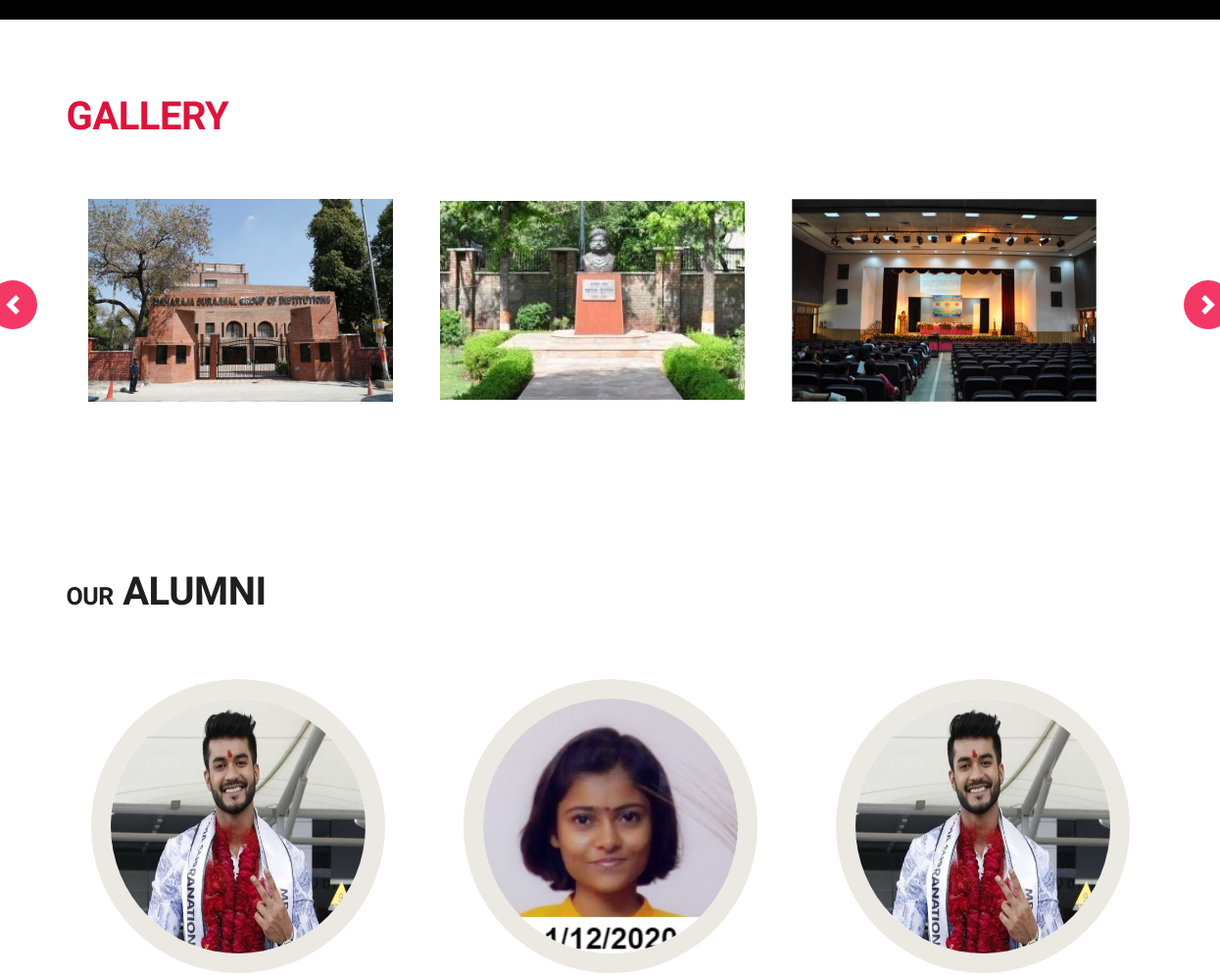
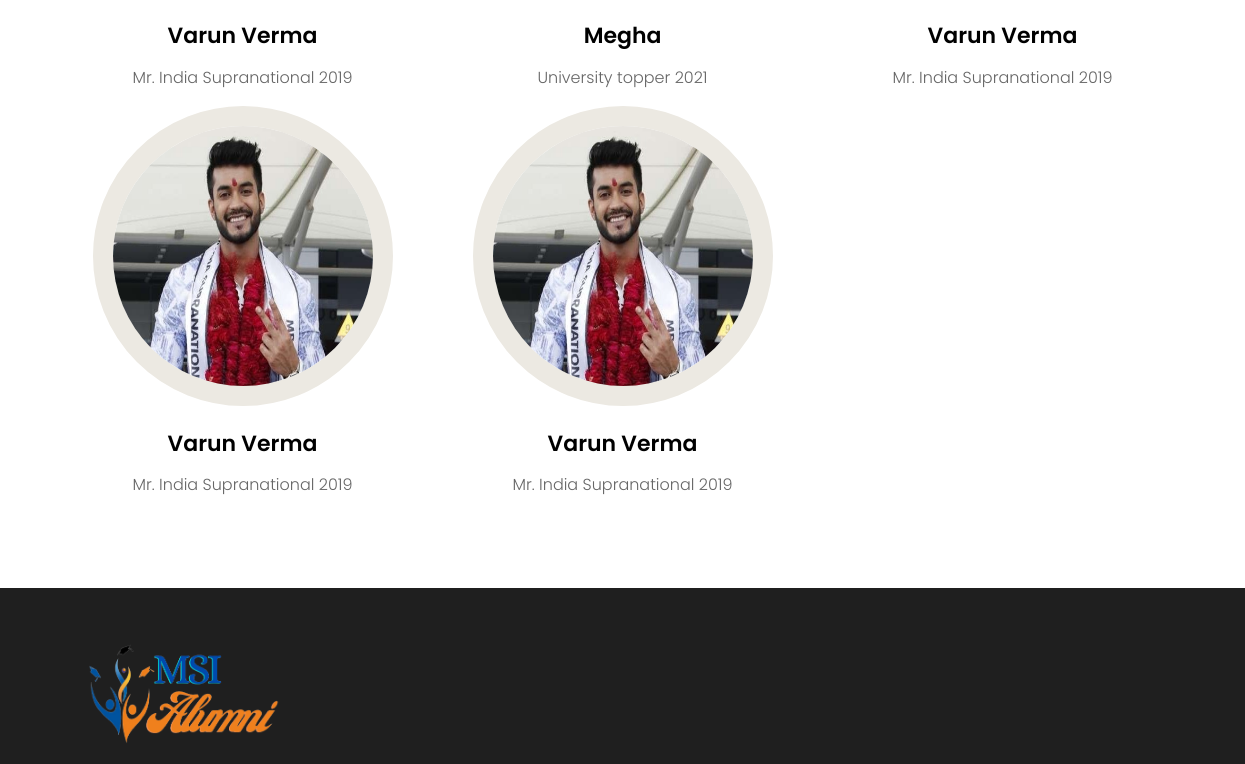
Before: /alumni_app/ (middle part) with the older database file (2 pictures, top to bottom).
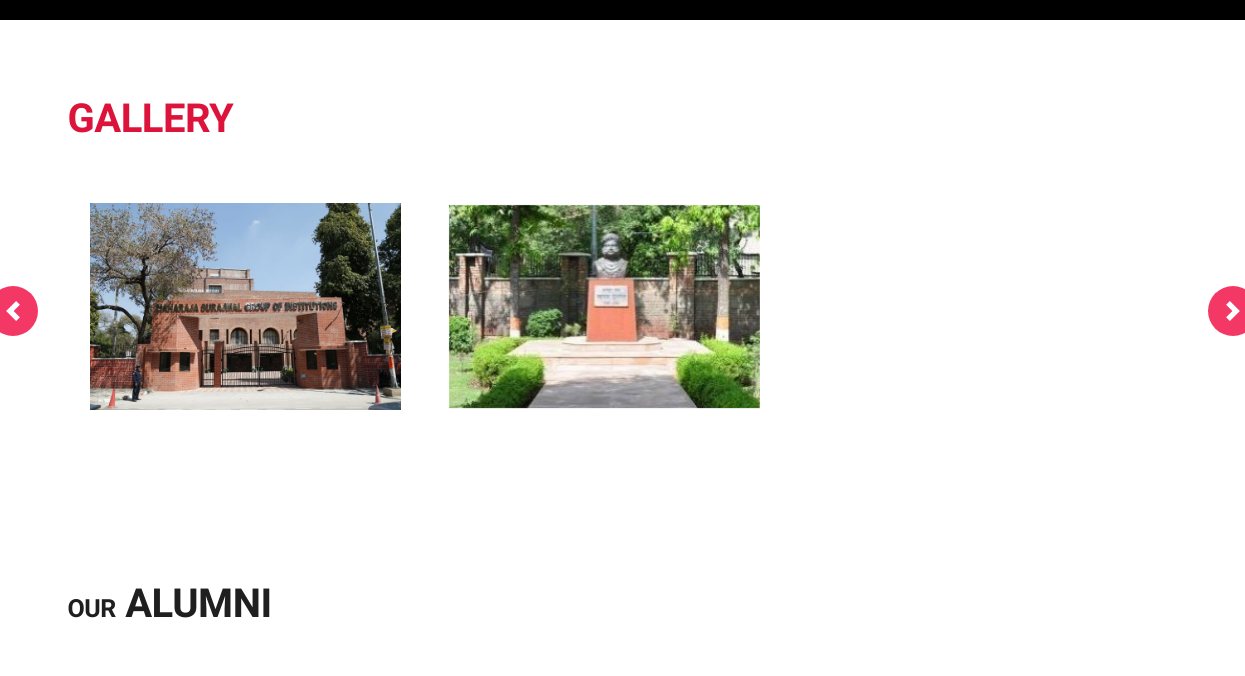
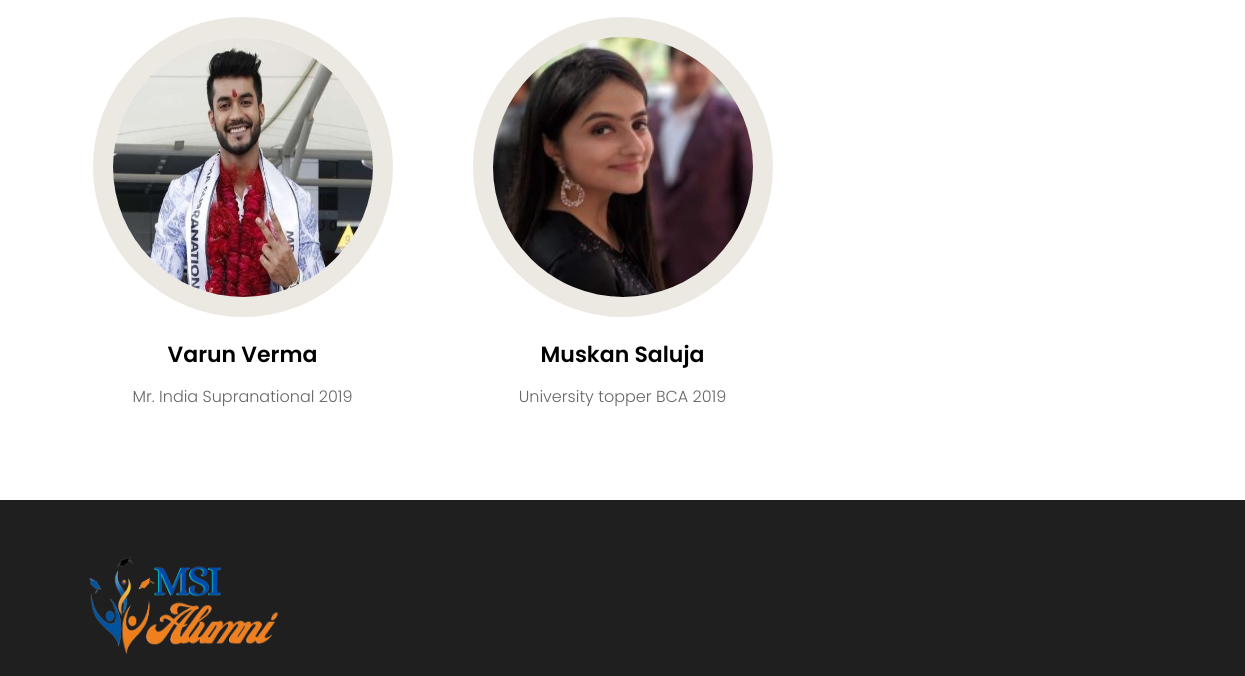
After: the same page with the newer database file (2 pictures, top to bottom).
### alumni_app/models.py (models this page shows)
class slideshow_model(models.Model):
	photo = models.ImageField(upload_to='slideshow', default="", blank=True)

class display_alumni_model(models.Model):
	name = models.CharField(max_length=25, blank=True)
	description = models.TextField(max_length=250, blank=True)
	photo = models.ImageField(upload_to='slideshow', default="", blank=True)

### alumni_app/views.py (the view)
def index(request):
    slideshow_obj = slideshow_model.objects.all()
    slideshow_list = {'slideshow_obj':slideshow_obj}
    display_alumni_obj = display_alumni_model.objects.all()
    display_alumni_list = {"display_alumni_objs":display_alumni_obj}
    return render(request, 'alumni_app/index.html',{"list_slideshow":slideshow_list,"list_display_alumni":display_alumni_list})

### templates/alumni_app/index.html (shortened to what this page needs)
<!DOCTYPE html>
{% extends "alumni_app/base.html" %}
{% load static %}
{% block base_body_block %}
    <div class="section dark_bg" id="about" style="padding-top:5%;">
        <div class="container-fluid">
            <div class="row">
                <div class="col-lg-6 col-md-12 text_align_center padding_0">
                </div>
                <div class="col-lg-6 col-md-12 white_fonts layout_padding padding_left_right">
                </div>
            </div>
        </div>
    </div>
    <div class="section layout_padding">
        <div class="container">
            <div class="row">
                <div class="col-md-12">
                    <div class="full">
                        <div class="heading_main text_align_left">
						   <div class="right">
                            <h2 style="color: crimson;">Gallery </h2>
                          </div>
                        </div>
                    </div>
                </div>
            </div>
			<div class="row margin-top_30">
                <div class="col-lg-12 margin-top_30">
                    <div id="demo" class="carousel slide" data-ride="carousel">
                        <div class="carousel-inner">
                            {% for key,value in list_slideshow.items %}
                            {% for i in value %}
                            {% if forloop.counter <= 3 %}
                                <div class="carousel-item active" style="display:inline-block;width:32%;padding-left:2%;padding-right:2%">
                                    <img class="img-responsive" src="/media/{{i.photo}}" alt="#" />
                                </div>
                            {% endif %}
                            {% endfor %}
                            {% endfor %}
                        </div>
                        <a class="carousel-control-prev" href="#demo" data-slide="prev">
                            <span class="carousel-control-prev-icon"></span>
                        </a>
                        <a class="carousel-control-next" href="#demo" data-slide="next">
                            <span class="carousel-control-next-icon"></span>
                        </a>
                    </div>
                </div>
            </div>
        </div>
    </div>
    <div class="section layout_padding">
        <div class="container">
            <div class="row">
                <div class="col-md-12">
                    <div class="full">
                        <div class="heading_main text_align_left">
						   <div class="right">
                            <h2><span class="theme_color">Our</span> Alumni</h2>
							</div>
                        </div>
                    </div>
                </div>
            </div>
			<div class="row margin-top_30">
                <div class="col-lg-12 margin-top_30">
                    <div id="team_slider" class="carousel slide" data-ride="carousel">
                        <div class="carousel-inner">
                            <div class="carousel-item active">
                                <div class="row">
                                    {% for key,value in list_display_alumni.items %}
                                    {% for i in value %}
                                    <div class="col-lg-4 col-md-4 col-sm-12">
                                        <div class="full">
										   <div class="full team_member_img text_align_center">
										     <img src="/media/{{i.photo}}" alt="#" />
										   </div>
										   <div class="full text_align_center">
										     <h3>{{i.name}}</h3>
										   </div>
										   <div class="full text_align_center">
										     <p>{{i.description}}</p>
										   </div>
										</div>
                                    </div>
                                    {% endfor %}
                                    {% endfor %}
                                </div>
                            </div>
                        </div>
                        <div class="bullets">
                            <ul class="carousel-indicators">
                                <li data-target="#team_slider" data-slide-to="0" class="active"></li>
                                <li data-target="#team_slider" data-slide-to="1"></li>
                            </ul>
						</div>
                    </div>
                </div>
            </div>
        </div>
    </div>
	</div>
{% endblock %}

### templates/alumni_app/base.html (shortened to what this page needs)
<!DOCTYPE html>
{% load static %}
{% load socialaccount %}
<html lang="en">
<head>
    <link rel="stylesheet" href="{% static 'css/bootstrap.min.css' %}" />
    <link rel="stylesheet" href="{% static 'css/pogo-slider.min.css' %}" />
    <link rel="stylesheet" href="{% static 'css/style.css' %}" />
    <link rel="stylesheet" href="{% static 'css/responsive.css' %}" />
    <link rel="stylesheet" href="{% static 'css/custom.css' %}" />
</head>
<body id="base" data-spy="scroll" data-target="#navbar-wd" data-offset="98">
  <div>
    {% block base_body_block %}{% endblock %}
    <footer class="footer-box">
        <div class="container">
            <div class="row">
                <div class="col-md-12 margin-bottom_30">
				   <img src="{% static 'images/msialumni_logo.png' %}" style="width:20%" alt="#" />
				</div>
            </div>
        </div>
    </footer>
</body>
</html>

### static/css/style.css (style rules this page uses)
body { color: #666666; font-size: 15px; font-family: 'Poppins', sans-serif; line-height: 1.80857; }
a { color: #1f1f1f; text-decoration: none !important; outline: none !important; -webkit-transition: all .3s ease-in-out; -moz-transition: all .3s ease-in-out; -ms-transition: all .3s ease-in-out; -o-transition: all .3s ease-in-out; transition: all .3s ease-in-out; }
h1, h2, h3, h4, h5, h6 { letter-spacing: 0; font-weight: normal; position: relative; padding: 0 0 10px 0; font-weight: normal; line-height: 120% !important; color: #1f1f1f; margin: 0 }
h2 { font-size: 22px }
h3 { font-size: 18px }
a { color: #1f1f1f; text-decoration: none; outline: none; }
.dark_bg { background: #000; }
.padding_left_right { padding-left: 30px; padding-right: 30px; }
a, .btn { text-decoration: none !important; outline: none !important; -webkit-transition: all .3s ease-in-out; -moz-transition: all .3s ease-in-out; -ms-transition: all .3s ease-in-out; -o-transition: all .3s ease-in-out; transition: all .3s ease-in-out; }
ul, li, ol { list-style: none; margin: 0px; padding: 0px; }
.section .container .row .full .right span { font-size: 25px; }
.img-responsive { max-width: 100%; }
.team_member_img img { border: solid #ece9e2 20px; border-radius: 100%; width: 300px; height: 300px; }
#team_slider h3 { margin-bottom: 10px; color: #000; font-size: 22px; font-weight: 600; padding: 0; margin-top: 25px; }
#team_slider p { padding: 0 43px; }
.team_member_img { position: relative; }
.footer-box { background: #1f1f1f; padding: 50px 0; }
p { margin-top: 5px; margin-bottom: 1rem; font-size: 16px; font-weight: 300; line-height: normal; }
.text_align_center { text-align: center; }
.layout_padding { padding-top: 75px; padding-bottom: 75px; }
.heading_main h2 { font-size: 40px; letter-spacing: -0.5px; font-weight: 600; padding: 0; margin: 0; font-family: 'Raleway', sans-serif; text-transform: uppercase; }
.padding_0 { padding: 0; }
.full { float: left; width: 100%; }
.heading_main { float: left; display: flex; }
.margin-top_30 { margin-top: 30px; }
.margin-bottom_30 { margin-bottom: 30px; }
.carousel a.carousel-control-prev { background: #f43866; opacity: 1; width: 50px; height: 50px; border-radius: 100%; top: 40%; left: -80px; }
.carousel a.carousel-control-next { background: #f43866; opacity: 1; width: 50px; height: 50px; border-radius: 100%; top: 40%; right: -80px; }
#demo { margin-bottom: 20px; }
#demo .img-responsive { width: 100%; }

### static/css/timeline.css (style rules this page uses)
* { box-sizing: border-box; }

Changed rows visible on the page:
removed slideshow_model: photo (picture)
removed display_alumni_model: photo (picture), name "Varun Verma", description "Mr. India Supranational 2019"
removed display_alumni_model: photo (picture), name "Varun Verma", description "Mr. India Supranational 2019"
removed display_alumni_model: photo (picture), name "Varun Verma", description "Mr. India Supranational 2019"
changed display_alumni_model: photo: a different picture; name "Megha" → "Muskan Saluja"; description "University topper 2021" → "University topper BCA 2019"
